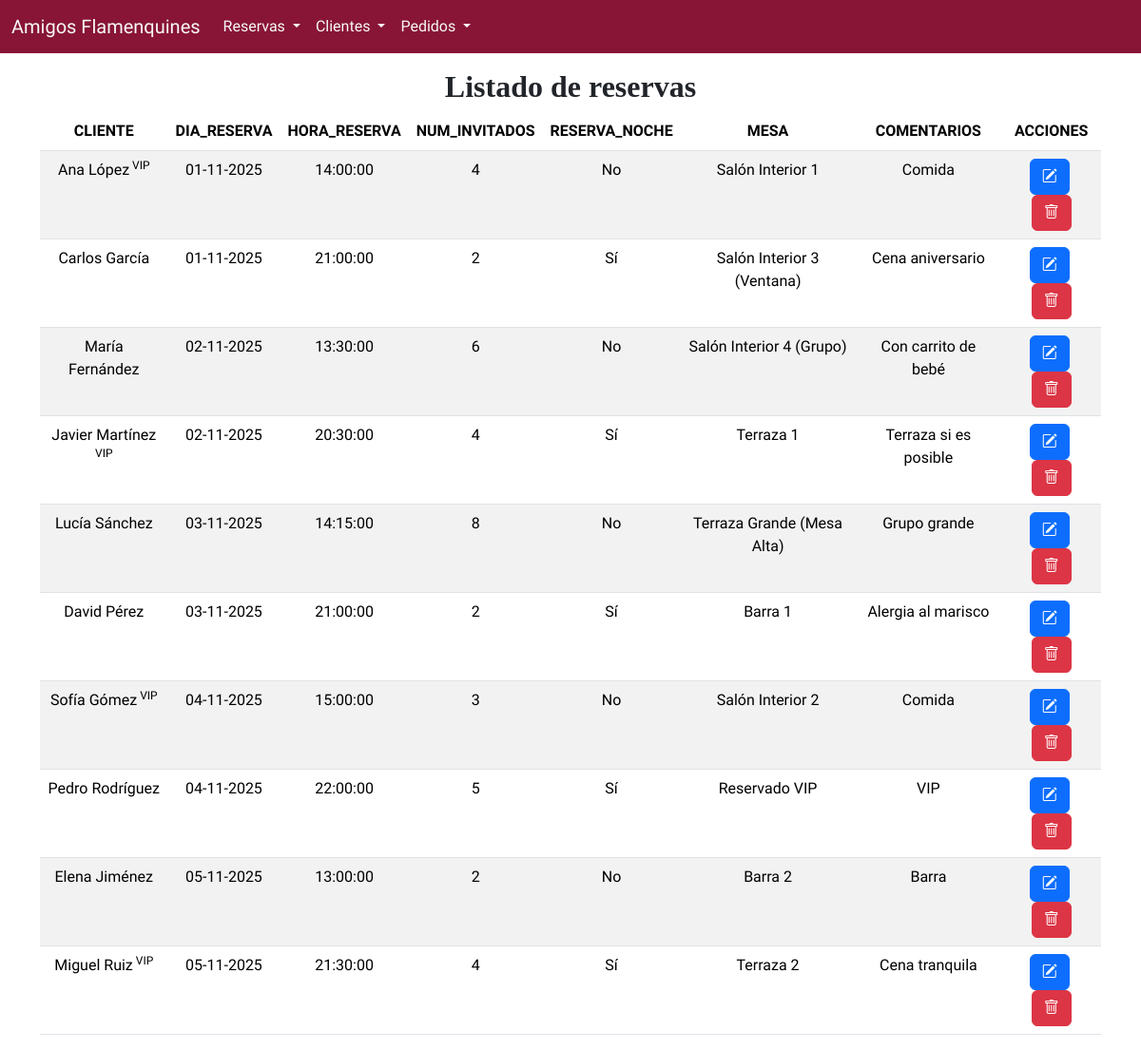
/listado_reserva.php, run on the app's committed database.
### tables this page shows
CREATE TABLE `reservation` (
  `id_reservation` int NOT NULL,
  `reservation_date` datetime NOT NULL,
  `number_of_guests` int NOT NULL,
  `is_night_reservation` tinyint(1) NOT NULL,
  `comment` varchar(50) NOT NULL,
  `id_board` int NOT NULL,
  `id_client` int NOT NULL
);

CREATE TABLE `client` (
  `id_client` int NOT NULL,
  `date_created_account` date NOT NULL,
  `age` int NOT NULL,
  `is_vip` tinyint(1) NOT NULL,
  `name` varchar(50) NOT NULL,
  `id_category` int NOT NULL
);

CREATE TABLE `board` (
  `id_board` int NOT NULL,
  `created` datetime NOT NULL,
  `capacity` int NOT NULL,
  `location` varchar(100) NOT NULL
);

### reserva.php (the view, shortened to what this page needs)
<?php
function obtenerReservas($conexion, $cliente = null, $fecha = null, $hora = null, $numClientes = null, $reservaNoche = null, $mesa = null) {
    try {
        $sql = "SELECT r.*, b.location AS board_location, c.name AS client_name, c.is_vip AS client_is_vip
                FROM reservation r
                JOIN board b ON r.id_board = b.id_board
                JOIN client c ON r.id_client = c.id_client";
        $sql .= " ORDER BY r.reservation_date ASC";
        $stmt = $conexion->prepare($sql);
        $stmt->execute();
        return $stmt->get_result();
    } catch (Exception $e) {
        error_log("Error al obtener reservas: " . $e->getMessage());
        return false;
    }
}
function generarTablaReservas($resultado) {
    $mensaje = "<h2 class='text-center'>Listado de reservas</h2>";
    $mensaje .= "<table class='table table-striped text-center'>";
    $mensaje .= "<thead><tr>
                    <th>CLIENTE</th>
                    <th>DIA_RESERVA</th>
                    <th>HORA_RESERVA</th>
                    <th>NUM_INVITADOS</th>
                    <th>RESERVA_NOCHE</th>
                    <th>MESA</th>
                    <th>COMENTARIOS</th>
                    <th>ACCIONES</th>
                 </tr></thead><tbody>";
    while ($fila = $resultado->fetch_assoc()) {
        $idReservation = $fila['id_reservation'];
        $clientNameReservation = $fila['client_name'];
        $clientIsVip = $fila['client_is_vip']?"VIP":"";
        $reservationDateReservation = date('d-m-Y', strtotime($fila['reservation_date']));
        $reservationTimeReservation = date('H:i:s', strtotime($fila['reservation_date']));
        $numberGuestsReservation = $fila['number_of_guests'];
        $nightReservation = $fila['is_night_reservation']?"Sí":"No";
        $boardLocationReservation = $fila['board_location'];
        $commentReservation = $fila['comment'];
        $mensaje .= "<tr>
                        <td>{$clientNameReservation}<sup> {$clientIsVip}</sup></td>
                        <td>{$reservationDateReservation}</td>
                        <td>{$reservationTimeReservation}</td>
                        <td>{$numberGuestsReservation}</td>
                        <td>{$nightReservation}</td>
                        <td>{$boardLocationReservation}</td>
                        <td>{$commentReservation}</td>
                        <td>
                            <form class='d-inline me-1' action='editar_reserva.php' method='post'>
                                <input type='hidden' name='id_reservation' value='" . $idReservation . "' />
                                <input type='hidden' name='reservation_date' value='" . $fila['reservation_date'] . "' />
                                <input type='hidden' name='number_of_guests' value='" . $numberGuestsReservation . "' />
                                <input type='hidden' name='is_night_reservation' value='" . $nightReservation . "' />
                                <input type='hidden' name='comment' value='" . $commentReservation . "' />
                                <input type='hidden' name='id_board' value='" . $fila["id_board"] . "' />
                                <input type='hidden' name='id_client' value='" . $fila["id_client"] . "' />
                                <button name='Editar' class='btn btn-primary'><i class='bi bi-pencil-square'></i></button>
                            </form>
                            <form class='d-inline' action='borrar_reserva.php' method='post'>
                                <input type='hidden' name='id_reservation' value='{$idReservation}' />
                                <button name='Borrar' class='btn btn-danger'><i class='bi bi-trash'></i></button>
                            </form>
                        </td>
                    </tr>";
    }
    $mensaje .= "</tbody></table>";
    return $mensaje;
}

### data on the page
reservation: id_client.name "Ana López", id_client.is_vip "VIP", reservation_date "01-11-2025", reservation_date "14:00:00", number_of_guests "4", is_night_reservation "No", id_board.location "Salón Interior 1", comment "Comida"
reservation: id_client.name "Carlos García", reservation_date "01-11-2025", reservation_date "21:00:00", number_of_guests "2", is_night_reservation "Sí", id_board.location "Salón Interior 3 (Ventana)", comment "Cena aniversario"
reservation: id_client.name "María Fernández", reservation_date "02-11-2025", reservation_date "13:30:00", number_of_guests "6", is_night_reservation "No", id_board.location "Salón Interior 4 (Grupo)", comment "Con carrito de bebé"
reservation: id_client.name "Javier Martínez", id_client.is_vip "VIP", reservation_date "02-11-2025", reservation_date "20:30:00", number_of_guests "4", is_night_reservation "Sí", id_board.location "Terraza 1", comment "Terraza si es posible"
reservation: id_client.name "Lucía Sánchez", reservation_date "03-11-2025", reservation_date "14:15:00", number_of_guests "8", is_night_reservation "No", id_board.location "Terraza Grande (Mesa Alta)", comment "Grupo grande"
reservation: id_client.name "David Pérez", reservation_date "03-11-2025", reservation_date "21:00:00", number_of_guests "2", is_night_reservation "Sí", id_board.location "Barra 1", comment "Alergia al marisco"
reservation: id_client.name "Sofía Gómez", id_client.is_vip "VIP", reservation_date "04-11-2025", reservation_date "15:00:00", number_of_guests "3", is_night_reservation "No", id_board.location "Salón Interior 2", comment "Comida"
reservation: id_client.name "Pedro Rodríguez", reservation_date "04-11-2025", reservation_date "22:00:00", number_of_guests "5", is_night_reservation "Sí", id_board.location "Reservado VIP", comment "VIP"
reservation: id_client.name "Elena Jiménez", reservation_date "05-11-2025", reservation_date "13:00:00", number_of_guests "2", is_night_reservation "No", id_board.location "Barra 2", comment "Barra"
reservation: id_client.name "Miguel Ruiz", id_client.is_vip "VIP", reservation_date "05-11-2025", reservation_date "21:30:00", number_of_guests "4", is_night_reservation "Sí", id_board.location "Terraza 2", comment "Cena tranquila"
